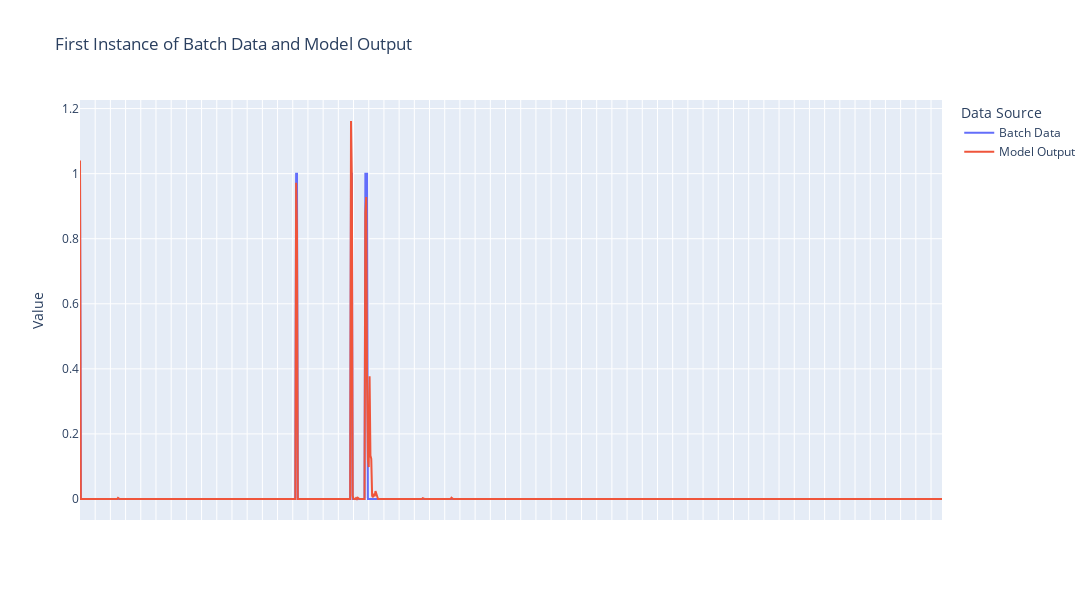

Here is the notebook cell this chart was saved with:
### Code cell
batch_data = model_6.generate_batch(1)
model_output_data = model_6(batch_data)

plot_batch_data(batch_data, model_output_data, tree, 0)

### Figure 1 — Plotly figure (JSON) as saved in the notebook; plotly's stock layout.template omitted (floating-point values rounded to 4 significant figures; data arrays with more than 128 entries replaced by an {"elided": "..."} marker saying what was removed)
{"data": [{"hovertemplate": "%{x}<br>%{y}", "mode": "lines", "name": "Batch Data", "type": "scatter", "x": {"elided": "1022 str values"}, "y": {"elided": "1022 int values"}}, {"hovertemplate": "%{x}<br>%{y}", "mode": "lines", "name": "Model Output", "type": "scatter", "x": {"elided": "1022 str values"}, "y": {"elided": "1022 float values"}}], "layout": {"height": 600, "legend": {"title": {"text": "Data Source"}}, "title": {"text": "First Instance of Batch Data and Model Output"}, "width": 1200, "xaxis": {"hoverformat": "%{x}", "showticklabels": false, "title": {}}, "yaxis": {"title": {"text": "Value"}}}}
